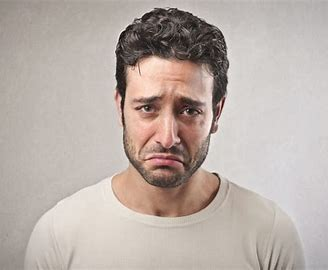
#> input picture (Building)Portfolio_Project___Authentic_Audience/test_2.jpg, 328 x 270 px, given in place of green_screen_image.jpg, which was not available
$ jupyter execute Green_Screening_Images_and_Videos_with_OpenCV.ipynb   (text cells are left out)
#> lines starting #> are read from the running program, lines starting #| are printed output that depends on the picture; after the words box and inside, x2 and y2 are one past the last pixel; in counts of white or black regions, pixels touching at a corner belong together; pictures that were not available may be replaced by others from this repository, and a replacement may not be noted
[cell 1]
import cv2
import numpy as np
import matplotlib.pyplot as plt

[cell 2]
# Importing Image
foreground_image = cv2.imread("green_screen_image.jpg")
#> foreground_image is the input picture: shape (270, 328, 3); mean B, G, R 168.3, 174.7, 186.3

# Resize the image
foreground_image = cv2.resize(foreground_image, (1920,1080))
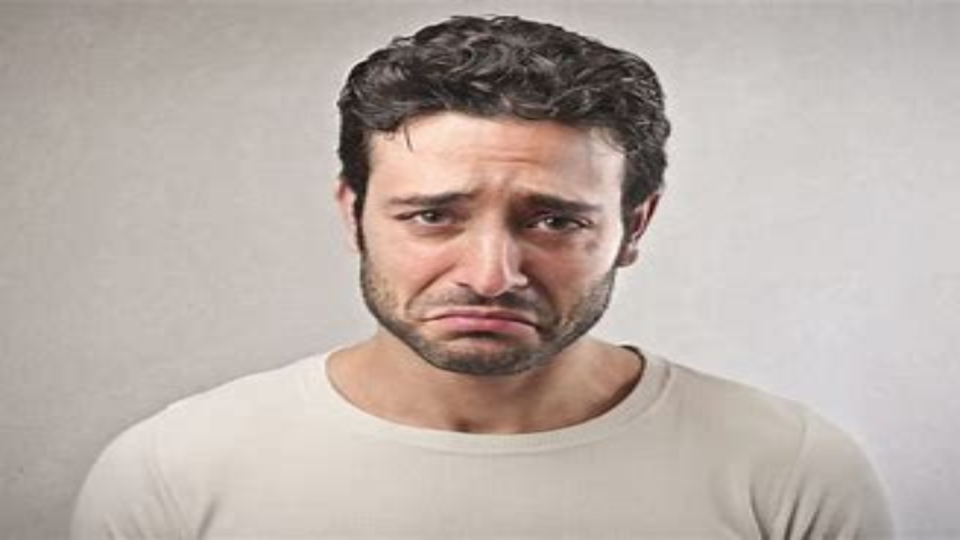
#> foreground_image: shape (1080, 1920, 3) (shown at 1/2 size); mean B, G, R 168.2, 174.7, 186.2

# Display the Image
plt.imshow(cv2.cvtColor(foreground_image, cv2.COLOR_BGR2RGB))
plt.show()

[cell 3]
# Importing Image
background_image = cv2.imread("backgrounds_scenery.jpg")
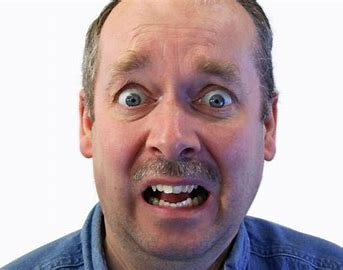
#> input picture (Building)Portfolio_Project___Authentic_Audience/test_3.jpg, 343 x 270 px, given in place of backgrounds_scenery.jpg, which was not available
#> background_image is the input picture: shape (270, 343, 3); mean B, G, R 172.3, 168.9, 186.5

# Resize the image
background_image = cv2.resize(background_image, (1920,1080))
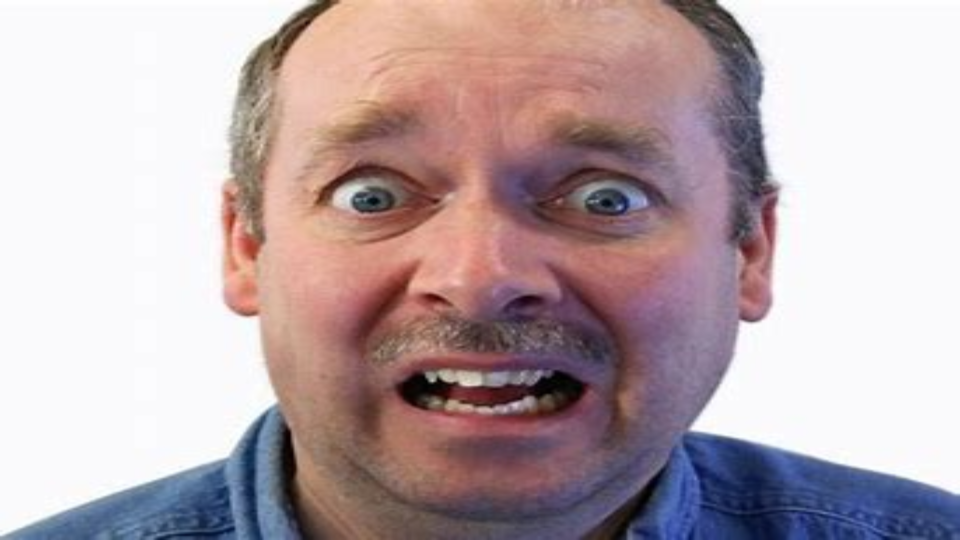
#> background_image: shape (1080, 1920, 3) (shown at 1/2 size); mean B, G, R 172.2, 168.9, 186.4

# Display the Image
plt.imshow(cv2.cvtColor(background_image, cv2.COLOR_BGR2RGB))
plt.show()

[cell 4]
hsv = cv2.cvtColor(foreground_image, cv2.COLOR_BGR2HSV)
#> hsv: shape (1080, 1920, 3); mean H, S, V 25.1, 27.7, 186.3

[cell 5]
plt.imshow(cv2.cvtColor(hsv, cv2.COLOR_BGR2RGB))
plt.show()
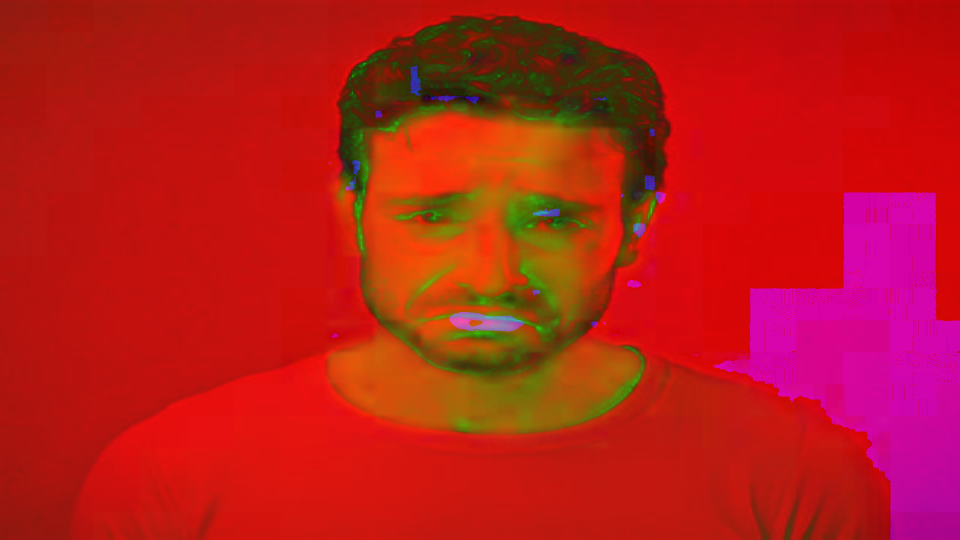
#> shown: shape (1080, 1920, 3) (shown at 1/2 size); mean R, G, B 186.3, 27.7, 25.1

[cell 6]
# Upper Green BGR value
upper_green = np.array([80, 255, 255])

# Lower Green BGR value
lower_green = np.array([40, 50, 50])

[cell 7]
mask = cv2.inRange(hsv, lower_green, upper_green)
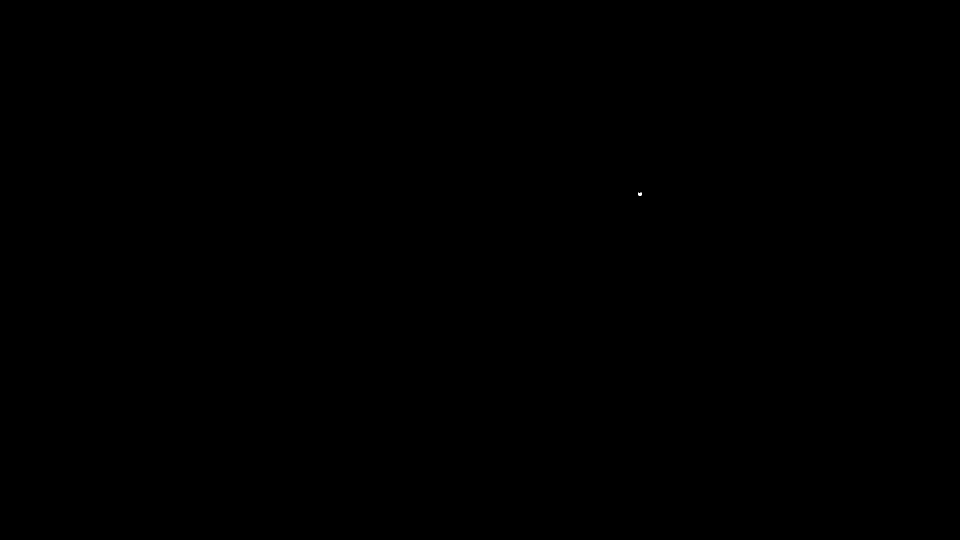
#> mask: shape (1080, 1920) (shown at 1/2 size); 0% white in thin lines or dots, all inside (x1, y1, x2, y2) = (1276, 385, 1284, 392)

[cell 8]
plt.imshow(cv2.cvtColor(mask, cv2.COLOR_BGR2RGB))
plt.show()

[cell 9]
mask_inv = cv2.bitwise_not(mask)

[cell 10]
plt.imshow(cv2.cvtColor(mask_inv, cv2.COLOR_BGR2RGB))
plt.show()

[cell 11]
replacement_masked = cv2.bitwise_and(background_image, background_image, mask=mask)

[cell 12]
plt.imshow(cv2.cvtColor(replacement_masked, cv2.COLOR_BGR2RGB))
plt.show()

[cell 13]
green_screen_masked = cv2.bitwise_and(foreground_image, foreground_image, mask=mask_inv)

[cell 14]
plt.imshow(cv2.cvtColor(green_screen_masked, cv2.COLOR_BGR2RGB))
plt.show()

[cell 15]
result = cv2.add(green_screen_masked, replacement_masked)

[cell 16]
plt.imshow(cv2.cvtColor(result, cv2.COLOR_BGR2RGB))
plt.show()
